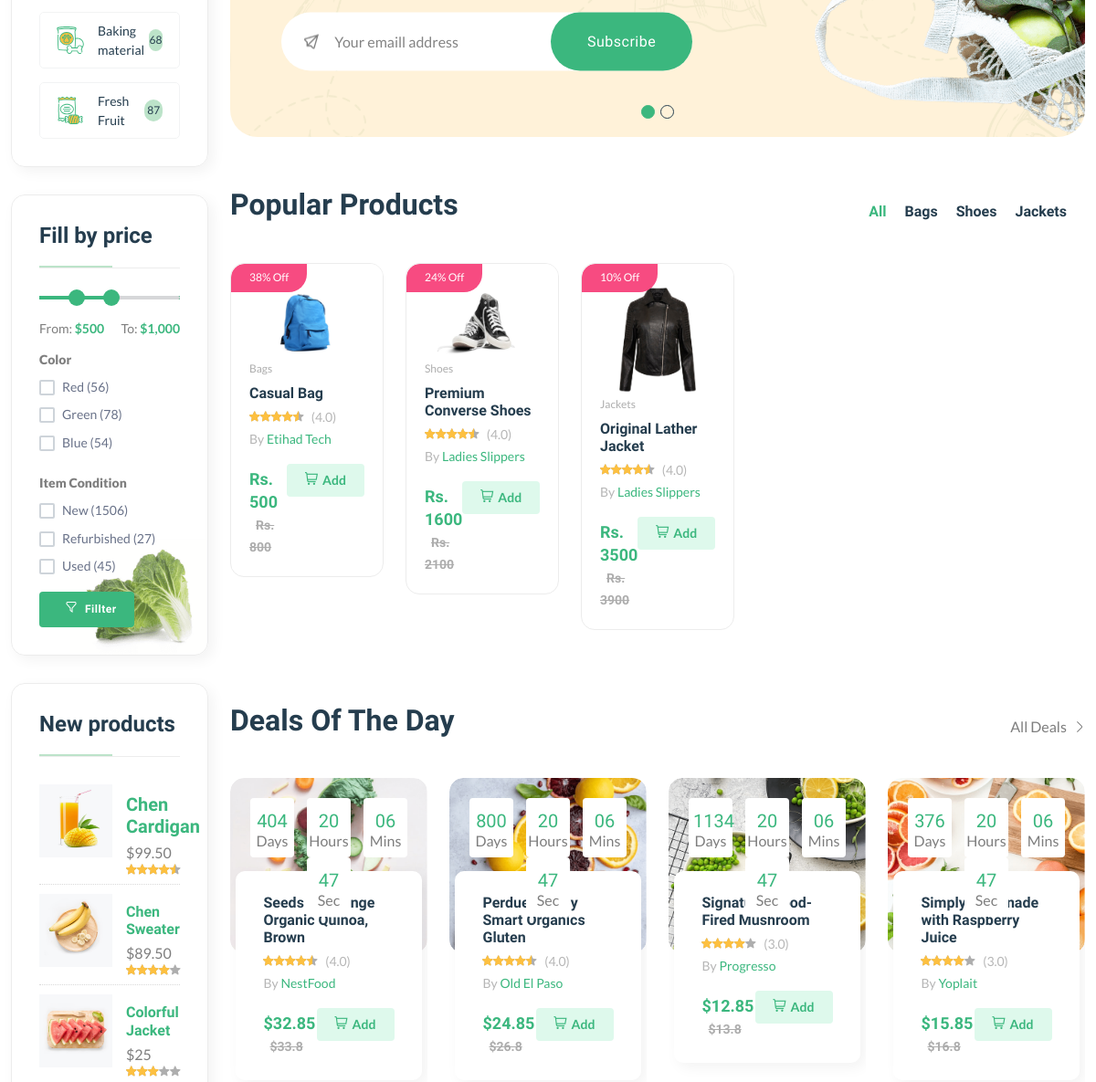
The app's page / (signed in, middle part), older data.
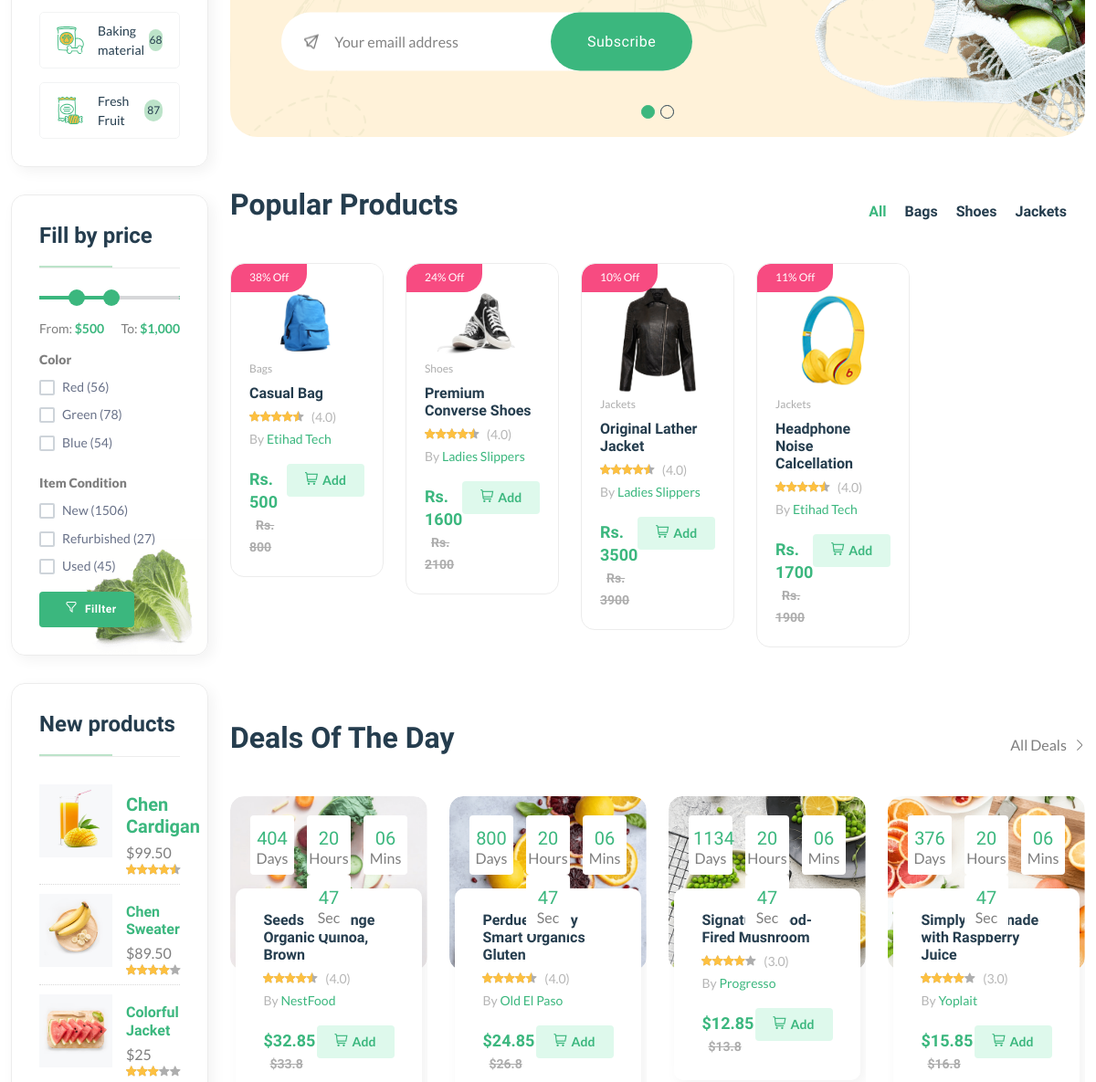
The same page, newer data.
### core/models.py (models this page shows, shortened)
class Category(models.Model):
    cid = ShortUUIDField(unique=True, max_length=15,
                         prefix="cat", alphabet="abcdefgh12345")
    title = models.CharField(max_length=255)
    image = models.ImageField(upload_to='category')
    class Meta:
        verbose_name = 'Category'
        verbose_name_plural = 'Categories'

class Product(models.Model):
    pid = ShortUUIDField(unique=True, max_length=15,
                         alphabet="abcdefgh12345")
    user = models.ForeignKey(
        User, on_delete=models.SET_NULL, null=True, default="1")
    category = models.ForeignKey(
        Category, on_delete=models.SET_NULL, null=True, related_name='category')
    vendor = models.ForeignKey(
        Vendor, on_delete=models.SET_NULL, null=True, related_name='vendor')
    title = models.CharField(max_length=255)
    image = models.ImageField(upload_to=user_directory_path)
    description = models.TextField(null=True, blank=True)
    price = models.DecimalField(max_digits=6, decimal_places=2)
    old_price = models.DecimalField(max_digits=6, decimal_places=2)
    specification = models.TextField(null=True, blank=True)
    type = models.CharField(max_length=255, null=True, blank=True)
    stock_count = models.CharField(max_length=255, null=True, blank=True)
    life = models.CharField(max_length=255, null=True, blank=True)
    mfd = models.DateTimeField(auto_now_add=False, null=True, blank=True)
    tags = TaggableManager(blank=True)
    product_status = models.CharField(
        choices=STATUS, max_length=10, default="in_review")
    status = models.BooleanField(default=True)
    in_stock = models.BooleanField(default=True)
    featured = models.BooleanField(default=False)
    digital = models.BooleanField(default=False)
    sku = ShortUUIDField(unique=True, length=10, max_length=20, prefix="sku",
                         alphabet="1234567890")
    date = models.DateTimeField(auto_now_add=True)
    updated = models.DateTimeField(auto_now=True)
    class Meta:
        verbose_name = 'Product'
        verbose_name_plural = 'Products'
    def get_percentage(self):
        new_price = ((self.old_price-self.price)*100)/self.old_price
        return new_price

class Vendor(models.Model):
    vid = ShortUUIDField(unique=True, length=10, max_length=20,
                         prefix="ven", alphabet="abcdefgh12345")
    title = models.CharField(max_length=255)
    image = models.ImageField(upload_to=user_directory_path)
    cover_image = models.ImageField(upload_to=user_directory_path)
    description = models.TextField(null=True, blank=True)
    address = models.CharField(max_length=255)
    contact = models.CharField(max_length=255, default="+977-0000000000")
    chat_resp_time = models.CharField(max_length=255, default="100")
    shipping_on_time = models.CharField(max_length=255, default="100")
    authentic_rating = models.CharField(max_length=255, default="100")
    days_return = models.CharField(max_length=255, default="100")
    warranty_period = models.CharField(max_length=255, default="100")
    date = models.DateTimeField(auto_now_add=True)
    updated = models.DateTimeField(auto_now=True)
    user = models.ForeignKey(
        User, on_delete=models.SET_NULL, null=True)
    class Meta:
        verbose_name = 'Vendor'
        verbose_name_plural = 'Vendors'

### core/views.py (the view)
# urls.py: path('', views.index, name='index'),
def index(request):
    products = Product.objects.filter(
        product_status="published", featured=True)
    context = {
        'products': products
    }
    return render(request, 'core/index.html', context)

### core/context_processor.py (called while the page is built)
def default(request):
    categories = Category.objects.all()
    vendors = Vendor.objects.all()
    address = Address.objects.get(user=request.user)
    return {
        'categories': categories,
        'vendors': vendors,
        'address': address
    }

### templates/core/index.html (shortened to what the changed rows need)
{% extends "partials/base.html" %}
{% load static %}
{% block content %}
    <main class="main">
        <div class="container mb-30">
            <div class="row flex-row-reverse">
                <div class="col-lg-4-5">
                    <section class="product-tabs section-padding position-relative">
                        <div class="section-title style-2">
                            <ul class="nav nav-tabs links" id="myTab" role="tablist">
                                {% for category in categories %}
                                <li class="nav-item" role="presentation">
                                    <button class="nav-link" id="nav-tab-one" data-bs-toggle="tab" data-bs-target="#tab-one" type="button" role="tab" aria-controls="tab-one" aria-selected="true">{{category.title}}</button>
                                </li>
                                {% endfor %}
                            </ul>
                        </div>
                        <div class="tab-content" id="myTabContent">
                            <div class="tab-pane fade show active" id="tab-one" role="tabpanel" aria-labelledby="tab-one">
                                <div class="row product-grid-4">
                                    {% for product in products %}
                                    <div class="col-lg-1-5 col-md-4 col-12 col-sm-6">
                                        <div class="product-cart-wrap mb-30">
                                            <div class="product-img-action-wrap">
                                                <div class="product-img product-img-zoom">
                                                    <a href='shop-product-right.html'>
                                                        <img class="default-img" src="{{ product.image.url }}" alt="" />
                                                    </a>
                                                </div>
                                                <div class="product-badges product-badges-position product-badges-mrg">
                                                    <span class="hot">{{product.get_percentage | floatformat:0 }}% Off</span>
                                                </div>
                                            </div>
                                            <div class="product-content-wrap">
                                                <div class="product-category">
                                                    <a href='shop-grid-right.html'>{{product.category.title }}</a>
                                                </div>
                                                <h2><a href='shop-product-right.html'>{{ product.title }}</a></h2>
                                                <div class="product-rate-cover">
                                                    <div class="product-rate d-inline-block">
                                                        <div class="product-rating" style="width: 90%"></div>
                                                    </div>
                                                    <span class="font-small ml-5 text-muted"> (4.0)</span>
                                                </div>
                                                <div>
                                                    <span class="font-small text-muted">By <a href='vendor-details-1.html'>{{ product.vendor.title }}</a></span>
                                                </div>
                                                <div class="product-card-bottom">
                                                    <div class="product-price">
                                                        <span>Rs. {{ product.price | floatformat:0 }}</span>
                                                        <span class="old-price">Rs. {{ product.old_price | floatformat:0}}</span>
                                                    </div>
                                                    <div class="add-cart">
                                                        <a class='add' href='shop-cart.html'><i class="fi-rs-shopping-cart mr-5"></i>Add </a>
                                                    </div>
                                                </div>
                                            </div>
                                        </div>
                                    </div>
                                    {% endfor %}
                                </div>
                            </div>
                        </div>
                    </section>
                    <section class="section-padding pb-5">
                        <div class="row">
                            <div class="col-xl-3 col-lg-4 col-md-6">
                                <div class="product-cart-wrap style-2">
                                    <div class="product-content-wrap">
                                        <div class="deals-content">
                                            <h2><a href='shop-product-right.html'>Seeds of Change Organic Quinoa, Brown</a></h2>
                                        </div>
                                    </div>
                                </div>
                            </div>
                            <div class="col-xl-3 col-lg-4 col-md-6">
                                <div class="product-cart-wrap style-2">
                                    <div class="product-content-wrap">
                                        <div class="deals-content">
                                            <h2><a href='shop-product-right.html'>Perdue Simply Smart Organics Gluten</a></h2>
                                        </div>
                                    </div>
                                </div>
                            </div>
                            <div class="col-xl-3 col-lg-4 col-md-6 d-none d-lg-block">
                                <div class="product-cart-wrap style-2">
                                    <div class="product-content-wrap">
                                        <div class="deals-content">
                                            <h2><a href='shop-product-right.html'>Signature Wood-Fired Mushroom</a></h2>
                                        </div>
                                    </div>
                                </div>
                            </div>
                            <div class="col-xl-3 col-lg-4 col-md-6 d-none d-xl-block">
                                <div class="product-cart-wrap style-2">
                                    <div class="product-content-wrap">
                                        <div class="deals-content">
                                            <h2><a href='shop-product-right.html'>Simply Lemonade with Raspberry Juice</a></h2>
                                        </div>
                                    </div>
                                </div>
                            </div>
                        </div>
                    </section>
                </div>
            </div>
        </div>
    </main>
    {% endblock %}

Row changes from the older to the newer data that the page shows:
added Product: image (picture), get_percentage "11", category "Jackets", title "Headphone Noise Calcellation", vendor "Etihad Tech", price "1700", old_price "1900"
